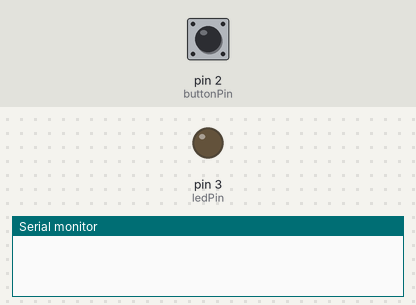
Bench run of a sketch on a simulated Arduino Uno, built with avr-gcc and run on an emulated ATmega328P. Parts: output pins drawn as LEDs (lit = HIGH), the last lines printed to the serial monitor. Dashed ring = blinking. The test bench sets the inputs (shaded band); at power-on: pin 2 (buttonPin) HIGH.

Above: at 1.2 s.
1.3 s: pin 2 (buttonPin) pulled LOW for 0.15 s
At 2.8 s:
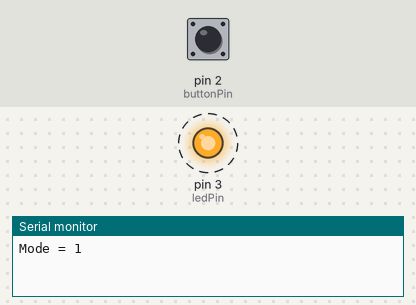
Timing chart, 0 to 10.4 s (numbered marks = the images above; inputs shaded):
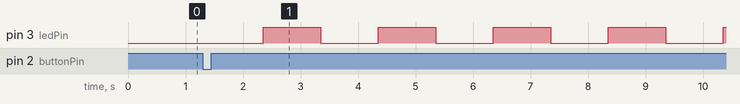

Measured:
- after the input at 1.3 s, pin 3 (ledPin): alternates HIGH for 1.0 s and LOW for 1.0 s, starting after 1.1 s

The sketch:

113AC1017_HW4.ino
```cpp
// HW: Button control LED on D3 with 3 blink speeds, cycle every press,
// 7th press returns to initial OFF state.

const int ledPin = 3;      // LED on D3
const int buttonPin = 2;   // Button on D2

// blink intervals (ms)
const unsigned long SLOW_INTERVAL = 1000;  // slow blink
const unsigned long MID_INTERVAL  = 500;   // medium blink
const unsigned long FAST_INTERVAL = 200;   // fast blink

// mode mapping for 0~6 presses (7 states total)
// 0: OFF
// 1: SLOW
// 2: MID
// 3: FAST
// 4: SLOW
// 5: MID
// 6: FAST
int mode = 0;  // current mode/state

// for blinking
bool ledState = false;
unsigned long lastBlinkMillis = 0;

// debounce
int lastButtonReading = HIGH;
int stableButtonState = HIGH;
unsigned long lastDebounceMillis = 0;
const unsigned long DEBOUNCE_DELAY = 50;

void setup() {
  pinMode(ledPin, OUTPUT);
  pinMode(buttonPin, INPUT_PULLUP);  // pressed = LOW

  digitalWrite(ledPin, LOW); // initial OFF
  Serial.begin(9600);
}

unsigned long currentIntervalForMode(int m) {
  // return 0 for OFF, else corresponding interval
  if (m == 0) return 0;
  if (m == 1 || m == 4) return SLOW_INTERVAL;
  if (m == 2 || m == 5) return MID_INTERVAL;
  return FAST_INTERVAL; // m == 3 || m == 6
}

void loop() {
  // -------- Button with debounce --------
  int reading = digitalRead(buttonPin);

  if (reading != lastButtonReading) {
    lastDebounceMillis = millis(); // reset debounce timer
  }

  if ((millis() - lastDebounceMillis) > DEBOUNCE_DELAY) {
    // reading is stable
    if (reading != stableButtonState) {
      stableButtonState = reading;

      // detect press (HIGH -> LOW because pullup)
      if (stableButtonState == LOW) {
        mode = (mode + 1) % 7;  // 7 states cycle back to 0
        Serial.print("Mode = ");
        Serial.println(mode);

        // reset blink timing whenever mode changes
        lastBlinkMillis = millis();
        ledState = false;
        digitalWrite(ledPin, LOW);
      }
    }
  }

  lastButtonReading = reading;

  // -------- LED behavior (non-blocking) --------
  unsigned long interval = currentIntervalForMode(mode);

  if (interval == 0) {
    // OFF mode
    digitalWrite(ledPin, LOW);
    ledState = false;
    return;
  }

  // blink mode
  if (millis() - lastBlinkMillis >= interval) {
    lastBlinkMillis = millis();
    ledState = !ledState;
    digitalWrite(ledPin, ledState ? HIGH : LOW);
  }
}
```
